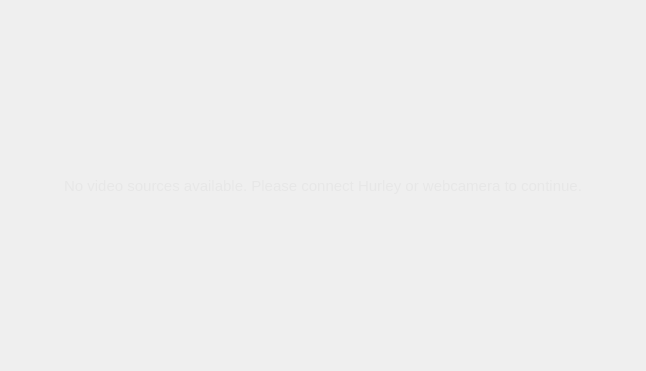
<?xml version="1.0" encoding="UTF-8"?>
<ui version="4.0">
 <class>NoVideoSourcesAvailableForm</class>
 <widget class="QWidget" name="NoVideoSourcesAvailableForm">
  <property name="geometry">
   <rect>
    <x>0</x>
    <y>0</y>
    <width>646</width>
    <height>371</height>
   </rect>
  </property>
  <property name="windowTitle">
   <string notr="true">Form</string>
  </property>
  <layout class="QVBoxLayout" name="verticalLayout">
   <item>
    <spacer name="verticalSpacer">
     <property name="orientation">
      <enum>Qt::Vertical</enum>
     </property>
     <property name="sizeHint" stdset="0">
      <size>
       <width>20</width>
       <height>158</height>
      </size>
     </property>
    </spacer>
   </item>
   <item>
    <widget class="QLabel" name="label">
     <property name="styleSheet">
      <string notr="true">QLabel {
   font-family: Segoe UI;
   font-size: 15px;
   color: #e7e7e7;
   background-color: transparent;
}</string>
     </property>
     <property name="text">
      <string>No video sources available. Please connect Hurley or webcamera to continue.</string>
     </property>
     <property name="alignment">
      <set>Qt::AlignCenter</set>
     </property>
    </widget>
   </item>
   <item>
    <spacer name="verticalSpacer_2">
     <property name="orientation">
      <enum>Qt::Vertical</enum>
     </property>
     <property name="sizeHint" stdset="0">
      <size>
       <width>20</width>
       <height>157</height>
      </size>
     </property>
    </spacer>
   </item>
  </layout>
 </widget>
 <resources/>
 <connections/>
</ui>
